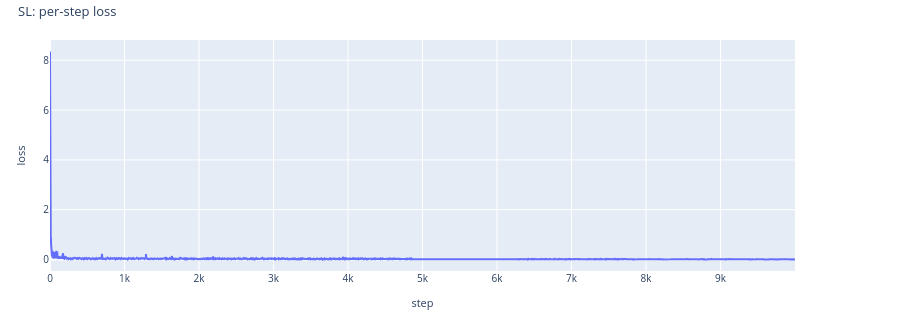
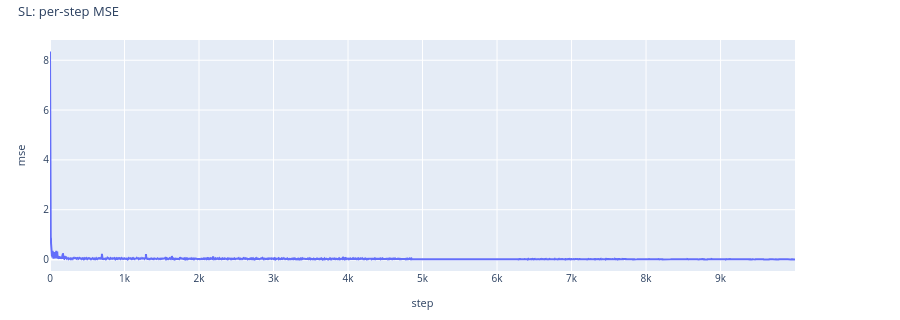

The cell these charts' notebook holds for them, in order:
### Code cell
# SL: per-step training loss / MSE (dense per-gradient-step curves; requires step-level artifacts)
if sl is not None:
    try:
        display(sl.plot_vs_step("loss", title="SL: per-step loss", save_path=WRITEUP_ASSETS / "sl_per_step_loss.html"))
        display(sl.plot_vs_step("mse", title="SL: per-step MSE", save_path=WRITEUP_ASSETS / "sl_per_step_mse.html"))
    except ValueError as e:
        print(f"SL per-step plots unavailable (old-format artifacts?): {e}")

### Figure 1 — Plotly figure (JSON) as saved in the notebook; plotly's stock layout.template omitted (floating-point values rounded to 4 significant figures; data arrays with more than 128 entries replaced by an {"elided": "..."} marker saying what was removed)
{"data": [{"customdata": {"elided": "10000x2 int values"}, "hovertemplate": "step: %{x}<br>loss: %{y}<br>num_lookforward_tokens: %{customdata[0]}<br>n_seeds: %{customdata[1]}<extra>look=1</extra>", "legendgroup": "look=1", "line": {"color": "#636EFA"}, "mode": "lines", "name": "look=1", "type": "scatter", "x": {"elided": "10000 int values"}, "y": {"elided": "10000 float values"}}], "layout": {"font": {"size": 11}, "height": 320, "legend": {"font": {"size": 10}, "x": 1.01, "xanchor": "left", "y": 1, "yanchor": "top"}, "margin": {"b": 40, "l": 50, "r": 105, "t": 40}, "title": {"font": {"size": 13}, "text": "SL: per-step loss", "x": 0.02, "xanchor": "left", "y": 0.98, "yanchor": "top"}, "xaxis": {"tickfont": {"size": 10}, "title": {"font": {"size": 11}, "text": "step"}}, "yaxis": {"tickfont": {"size": 10}, "title": {"font": {"size": 11}, "text": "loss"}}}}

### Figure 2 — Plotly figure (JSON) as saved in the notebook; plotly's stock layout.template omitted (floating-point values rounded to 4 significant figures; data arrays with more than 128 entries replaced by an {"elided": "..."} marker saying what was removed)
{"data": [{"customdata": {"elided": "10000x2 int values"}, "hovertemplate": "step: %{x}<br>mse: %{y}<br>num_lookforward_tokens: %{customdata[0]}<br>n_seeds: %{customdata[1]}<extra>look=1</extra>", "legendgroup": "look=1", "line": {"color": "#636EFA"}, "mode": "lines", "name": "look=1", "type": "scatter", "x": {"elided": "10000 int values"}, "y": {"elided": "10000 float values"}}], "layout": {"font": {"size": 11}, "height": 320, "legend": {"font": {"size": 10}, "x": 1.01, "xanchor": "left", "y": 1, "yanchor": "top"}, "margin": {"b": 40, "l": 50, "r": 105, "t": 40}, "title": {"font": {"size": 13}, "text": "SL: per-step MSE", "x": 0.02, "xanchor": "left", "y": 0.98, "yanchor": "top"}, "xaxis": {"tickfont": {"size": 10}, "title": {"font": {"size": 11}, "text": "step"}}, "yaxis": {"tickfont": {"size": 10}, "title": {"font": {"size": 11}, "text": "mse"}}}}
